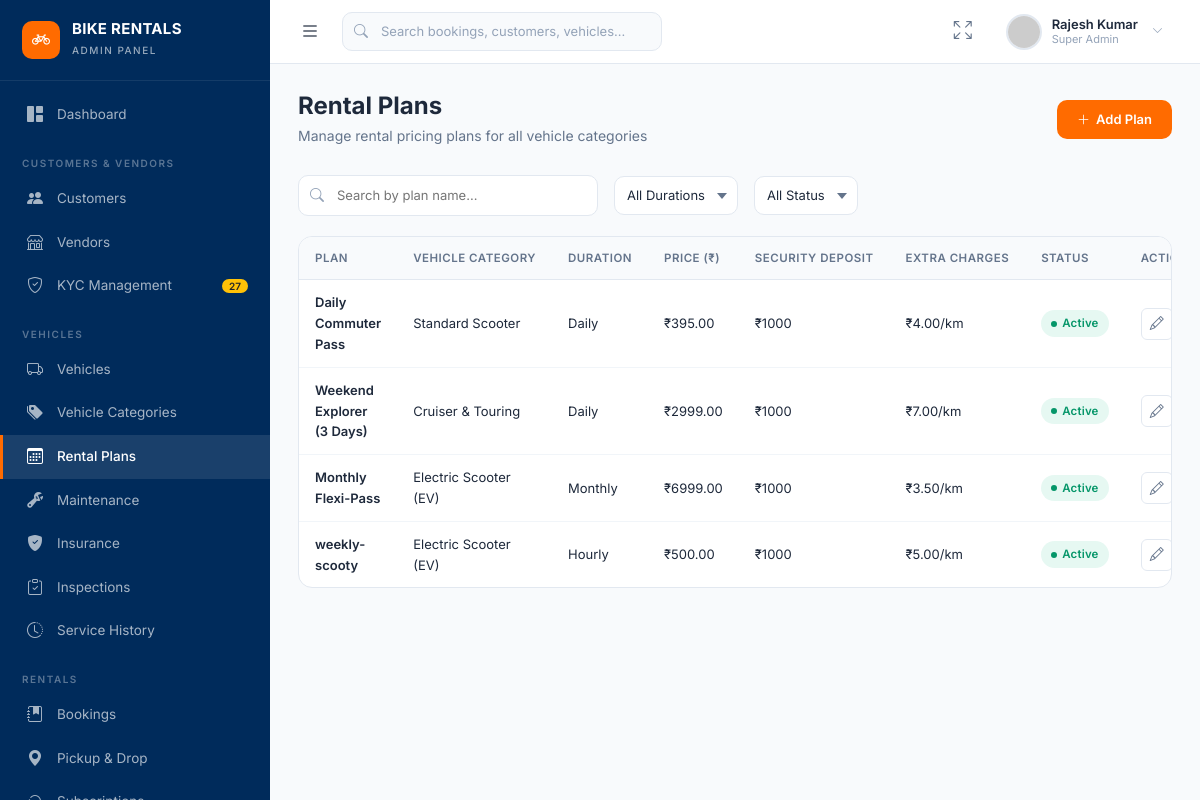
Screenshot of /rental-plans/ with the database file from the repository.
### myapp/models.py (models this page shows, shortened)
class RentalPlan(models.Model):
    DURATION_CHOICES = [
        ("Hourly", "Hourly"),
        ("Daily", "Daily"),
        ("Weekly", "Weekly"),
        ("Monthly", "Monthly"),
    ]
    plan_id = models.CharField(max_length=20, unique=True, blank=True)
    name = models.CharField(max_length=150)
    duration_type = models.CharField(max_length=20, choices=DURATION_CHOICES, default="Daily")
    vehicle_category = models.ForeignKey(VehicleCategory, on_delete=models.SET_NULL, null=True, blank=True)
    base_price = models.DecimalField(max_digits=10, decimal_places=2)
    discount_percentage = models.DecimalField(max_digits=5, decimal_places=2, default=0.0)
    km_limit_per_day = models.PositiveIntegerField(default=150)
    extra_km_charge = models.DecimalField(max_digits=6, decimal_places=2, default=5.0)
    features = models.TextField(blank=True, help_text="Comma-separated or bullet points")
    is_popular = models.BooleanField(default=False)
    is_active = models.BooleanField(default=True)

class VehicleCategory(models.Model):
    name = models.CharField(max_length=100, unique=True)
    slug = models.SlugField(max_length=100, unique=True, blank=True)
    description = models.TextField(blank=True)
    icon = models.CharField(max_length=50, default="bi-bicycle")
    image = models.URLField(blank=True, null=True)
    base_hourly_rate = models.DecimalField(max_digits=8, decimal_places=2, default=50)
    base_daily_rate = models.DecimalField(max_digits=8, decimal_places=2, default=350)
    base_weekly_rate = models.DecimalField(max_digits=8, decimal_places=2, default=2100)
    base_monthly_rate = models.DecimalField(max_digits=8, decimal_places=2, default=6500)
    deposit_amount = models.DecimalField(max_digits=8, decimal_places=2, default=1000)
    is_active = models.BooleanField(default=True)
    class Meta:
        verbose_name_plural = "Vehicle Categories"

### myapp/views.py (the view)
# urls.py: path('rental-plans/', views.rental_plan_list, name='admin_rental_plans'),
def rental_plan_list(request):
    plans = RentalPlan.objects.select_related("vehicle_category").all()
    search = request.GET.get("search", "")
    duration_type = request.GET.get("duration", "")
    status = request.GET.get("status", "")
    if search:
        plans = plans.filter(name__icontains=search)
    if duration_type:
        plans = plans.filter(duration_type__iexact=duration_type)
    if status == "Active":
        plans = plans.filter(is_active=True)
    elif status == "Inactive":
        plans = plans.filter(is_active=False)
    return render(request, "admin/rental_plans/list.html", {"plans": plans})

### myapp/templates/admin/rental_plans/list.html (shortened to what this page needs)
{% extends "admin/base.html" %}
{% block content %}
<div class="page-header d-flex align-items-center justify-content-between flex-wrap gap-2">
    <div><h1>Rental Plans</h1><p>Manage rental pricing plans for all vehicle categories</p></div>
    <div class="page-header-actions"><a href="{% url 'admin_rental_plan_form' %}" class="btn-primary-custom"><i class="bi bi-plus-lg"></i> Add Plan</a></div>
</div>
<div class="filter-bar">
    <form method="GET" class="d-flex w-100 gap-3 align-items-center flex-wrap" id="filterForm">
        <div class="filter-search flex-grow-1" style="max-width: 300px;">
            <i class="bi bi-search"></i>
            <input type="text" name="search" placeholder="Search by plan name..." value="{{ request.GET.search }}">
        </div>
        <select name="duration" class="form-select" style="width: auto;" onchange="document.getElementById('filterForm').submit()">
            <option value="">All Durations</option>
        </select>
        <select name="status" class="form-select" style="width: auto;" onchange="document.getElementById('filterForm').submit()">
            <option value="">All Status</option>
        </select>
    </form>
</div>
<div class="panel-card">
    <div class="admin-table-wrapper">
        <table class="admin-table">
            <thead>
                <tr><th>Plan</th><th>Vehicle Category</th><th>Duration</th><th>Price (₹)</th><th>Security Deposit</th><th>Extra Charges</th><th>Status</th><th>Actions</th></tr>
            </thead>
            <tbody>
                {% for plan in plans %}
                <tr>
                    <td class="cell-bold">{{ plan.name }}</td>
                    <td>{{ plan.vehicle_category.name|default:"General" }}</td>
                    <td>{{ plan.duration_type }}</td>
                    <td>₹{{ plan.base_price }}</td>
                    <td>₹1000</td>
                    <td>₹{{ plan.extra_km_charge|default:"5" }}/km</td>
                    <td><span class="status-badge badge-{{ plan.is_active|yesno:'active,inactive' }}">{{ plan.is_active|yesno:"Active,Inactive" }}</span></td>
                    <td>
                        <div class="d-flex gap-1">
                            <button class="btn-sm-action" onclick="openEditModal('rental-plan', '{{ plan.id }}')"><i class="bi bi-pencil"></i></button>
                        </div>
                    </td>
                </tr>
                {% empty %}
                <tr><td colspan="8" class="text-center py-4">No rental plans found.</td></tr>
                {% endfor %}
            </tbody>
        </table>
    </div>
</div>
{% endblock %}

### rows the page displays
RentalPlan: name "Daily Commuter Pass", vehicle_category.name "Standard Scooter", duration_type "Daily", base_price "395.00", extra_km_charge "4.00", is_active "Active"
RentalPlan: name "Weekend Explorer (3 Days)", vehicle_category.name "Cruiser & Touring", duration_type "Daily", base_price "2999.00", extra_km_charge "7.00", is_active "Active"
RentalPlan: name "Monthly Flexi-Pass", vehicle_category.name "Electric Scooter (EV)", duration_type "Monthly", base_price "6999.00", extra_km_charge "3.50", is_active "Active"
RentalPlan: name "weekly-scooty", vehicle_category.name "Electric Scooter (EV)", duration_type "Hourly", base_price "500.00", extra_km_charge "5.00", is_active "Active"
